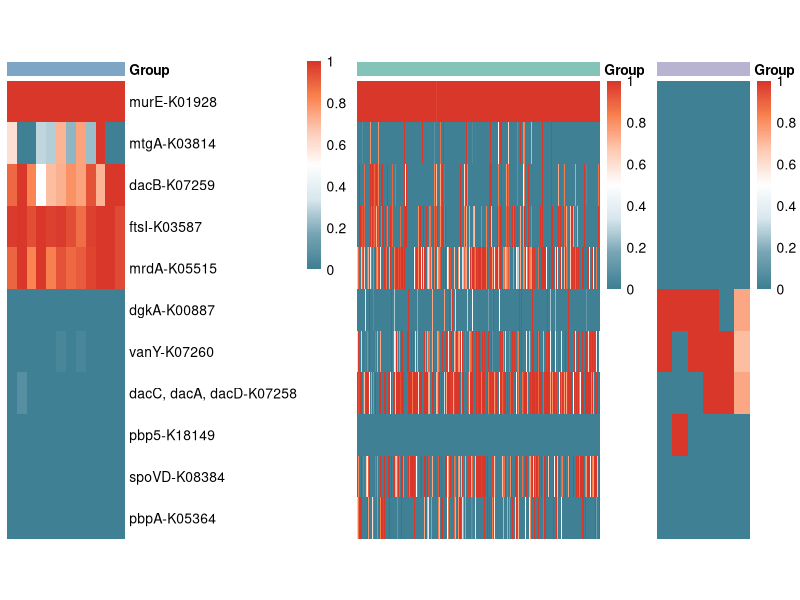

R code for this plot:
rm(list = ls())

library(dplyr)
library(readxl)
library(tidyverse)   
library(pheatmap)    
library(grid)       
library(viridis)

genus_KO_prevalence <- read_excel("Genus-DAP-KO-MAG-prevalence.xlsx")
fixed_genus_KO_prevalence <- genus_KO_prevalence [c(-1),]
fixed_genus_KO_prevalence <- fixed_genus_KO_prevalence %>%
  mutate(Symbol_KO = paste(Symbol, KO_id, sep = "-")) %>%
  select(Symbol_KO, everything())
fixed_genus_KO_prevalence <- fixed_genus_KO_prevalence[,c(-2,-3)]

#筛选出携带显著KO的行
target_genes <- c("murE-K01928", "mtgA-K03814", "dacB-K07259", "ftsI-K03587", 
                  "mrdA-K05515", "dgkA-K00887", "dacC, dacA, dacD-K07258", "pbp5-K18149", 
                  "vanY-K07260", "spoVD-K08384", "pbpA-K05364")
fixed_genus_KO_prevalence <- fixed_genus_KO_prevalence[fixed_genus_KO_prevalence$Symbol_KO %in% target_genes, ]


#转为数值型
fixed_genus_KO_prevalence <- fixed_genus_KO_prevalence %>%
  mutate(across(-1, ~ as.numeric(as.character(.))))

# 定义各组菌属
bacteroidaceae_genus <- c("g__Phocaeicola","g__Phocaeicola_A", "g__43-108", "g__Alloprevotella", 
                          "g__Avibacteroides", "g__Bacteroides", "g__Mediterranea", 
                          "g__Paraprevotella", "g__Prevotella", "g__UBA1794", 
                          "g__UBA4372", "g__UBA6398")  

Lys_type_genus <- c("g__Aliicoccus", "g__Jeotgalicoccus", "g__Staphylococcus", 
                    "g__Enterococcus", "g__Lactococcus", "g__Streptococcus")  

# 从数据中提取除了以上三组之外的其他DAP-type菌属
genus_cols <- names(fixed_genus_KO_prevalence)[grepl("^g__", names(fixed_genus_KO_prevalence))] 
group_assignment <- ifelse(
  genus_cols %in% bacteroidaceae_genus, 
  "DAP-type genus from Bacteroidaceae",
  ifelse(
    genus_cols %in% Lys_type_genus, 
    "Lys-type genus", 
    "other DAP-type genus"
  )
)


# 先按分组顺序，再在组内按字母顺序
group_order <- c("DAP-type genus from Bacteroidaceae", 
                 "other DAP-type genus", "Lys-type genus")

# 按分组对菌属进行排序
genus_by_group <- list()
for(group in group_order) {
  group_genus <- genus_cols[group_assignment == group]
  genus_by_group[[group]] <- sort(group_genus)
}

# 获取按分组排序后的菌属列表
ordered_genus <- unlist(genus_by_group)

# 重新排列数据框列
data_for_plot <- fixed_genus_KO_prevalence %>%
  select(Symbol_KO, all_of(ordered_genus))

#创建绘图矩阵
plot_matrix <- as.matrix(data_for_plot[, -1])
rownames(plot_matrix) <- data_for_plot$Symbol_KO
colnames(plot_matrix) <- ordered_genus

# 创建列分组信息
col_annotation <- data.frame(
  Group = rep(names(genus_by_group), sapply(genus_by_group, length))
)
rownames(col_annotation) <- ordered_genus

# 设置分组颜色
group_colors <- list(
  Group = c(
    "DAP-type genus from Bacteroidaceae" = "#7da6c6", 
    "other DAP-type genus" = "#84c3b7",     
    "Lys-type genus" = "#b7b3d0"         
  )
)

# 自定义颜色渐变
custom_colors <- colorRampPalette(
  c("#3f8094", "#77a5b4", "#d7e6ed", "white", "#fdcab4", "#fa8350", "#d9372a")
)(100)

# 加载必要的包
library(grid)
library(gridExtra)
library(pheatmap)

# 1. 定义自定义行名顺序 [1](@ref)
custom_row_order <- c(
  "murE-K01928", "mtgA-K03814", "dacB-K07259","ftsI-K03587", "mrdA-K05515","dgkA-K00887", 
  "vanY-K07260","dacC, dacA, dacD-K07258", "pbp5-K18149", "spoVD-K08384", 
  "pbpA-K05364")


# 只保留实际存在的行名
valid_row_order <- intersect(custom_row_order, rownames(plot_matrix))

# 3. 使用match()函数重新排序矩阵行
ordered_matrix <- plot_matrix[match(valid_row_order, rownames(plot_matrix)), ]


group_data <- list()
for (group_name in group_order) {
  group_genus <- genus_by_group[[group_name]]
  if (length(group_genus) > 0) {
    group_data[[group_name]] <- ordered_matrix[, group_genus, drop = FALSE]
  } else {
    group_data[[group_name]] <- matrix(nrow = nrow(ordered_matrix), ncol = 0)
    rownames(group_data[[group_name]]) <- rownames(ordered_matrix)
  }
}


row_labels <- rownames(ordered_matrix)

# 绘制第一个分组的热图并显示行名
first_group_data <- group_data[[group_order[1]]]
first_group_annotation <- data.frame(Group = rep(group_order[1], ncol(first_group_data)))
rownames(first_group_annotation) <- colnames(first_group_data)

#计算行高
n_rows <- nrow(first_group_data)
cell_height_value <- 30

p_first <- pheatmap(first_group_data,
                    annotation_col = first_group_annotation,
                    annotation_colors = group_colors,
                    annotation_legend = FALSE,
                    show_colnames = FALSE,
                    show_rownames = TRUE,
                    labels_row = row_labels,  # 使用自定义行标签
                    cluster_rows = FALSE,      # 禁用聚类以保持自定义顺序 [2](@ref)
                    cluster_cols = FALSE,
                    color = custom_colors,
                    cellheight = cell_height_value,  # 添加这行，控制行高
                    border_color = NA,
                    silent = TRUE)

#绘制其他分组（不显示行名）
other_grobs <- list()
for (group_name in group_order[-1]) {
  current_data <- group_data[[group_name]]
  current_annotation <- data.frame(Group = rep(group_name, ncol(current_data)))
  rownames(current_annotation) <- colnames(current_data)
  
  p_other <- pheatmap(current_data,
                      annotation_col = current_annotation,
                      annotation_colors = group_colors,
                      annotation_legend = FALSE,
                      show_colnames = FALSE,
                      show_rownames = FALSE,  # 不显示行名
                      cluster_rows = FALSE,   # 禁用聚类以保持自定义顺序
                      cluster_cols = FALSE,
                      color = custom_colors,
                      cellheight = cell_height_value,  # 使用相同的行高
                      border_color = NA,
                      silent = TRUE)
  
  other_grobs[[group_name]] <- p_other$gtable
}

#设置宽度比例
width_ratios <- c(
  "DAP-type genus from Bacteroidaceae" = 0.7, 
  "other DAP-type genus" = 0.6,
  "Lys-type genus" = 0.3
)

# 9. 手动拼接（第一个分组包含行名，其他不包含）
all_grobs <- c(list(p_first$gtable), other_grobs)
width_ratios_combined <- c(width_ratios[1], width_ratios[-1])

# 10. 最终绘图
grid.arrange(
  grobs = all_grobs,
  nrow = 1,
  widths = width_ratios_combined
)
